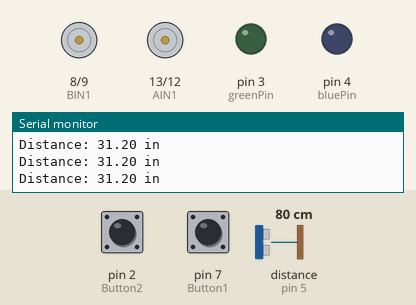
Simulated run of this sketch. Board: Arduino Uno, built with avr-gcc and run on an emulated ATmega328P. Shown: motor-driver pin pairs drawn as motors (green arrow = first pin HIGH = forward, orange = second pin HIGH = backward, longer = more drive, scaled by the enable pin), output pins drawn as LEDs (lit = HIGH), the last lines printed to the serial monitor. Wiring (inferred from the names in the program): ultrasonic range finder: trigger pin 6; echo pin 5. Inputs (shaded band) come from the test bench; at power-on: pin 7 (Button1) HIGH, distance to the obstacle (sensor on pin 5) 80 cm, pin 2 (Button2) HIGH. The echo pulse lasts 58.3 µs per cm; pins used as bus, display or sensor lines are not drawn.

Above: at 1.2 s.
1.3 s: pin 7 (Button1) pulled LOW for 0.15 s
At 1.8 s:
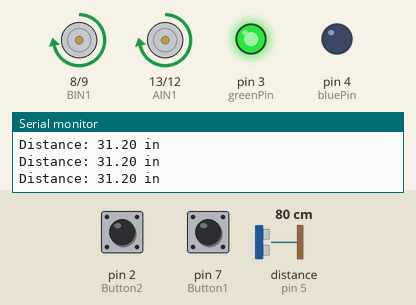
2.9 s: distance to the obstacle (sensor on pin 5) set to 15 cm
4.4 s: distance to the obstacle (sensor on pin 5) set to 11 cm
At 6.5 s:
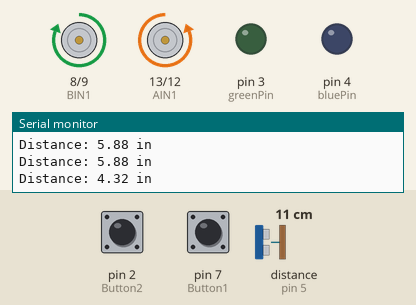
7.4 s: pin 2 (Button2) pulled LOW for 3.2 s
At 7.98 s:
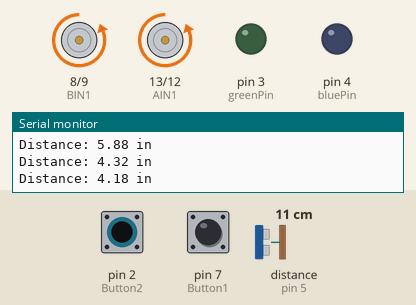
12.1 s: pin 7 (Button1) pulled LOW for 1 s
At 14.2 s:
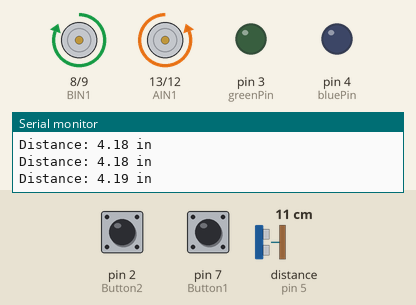
15.8 s: pin 2 (Button2) pulled LOW for 1 s
At 17.4 s:
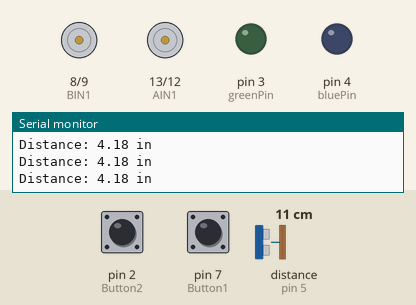
Timing chart, 0 to 18.9 s (numbered marks = the images above; inputs shaded):
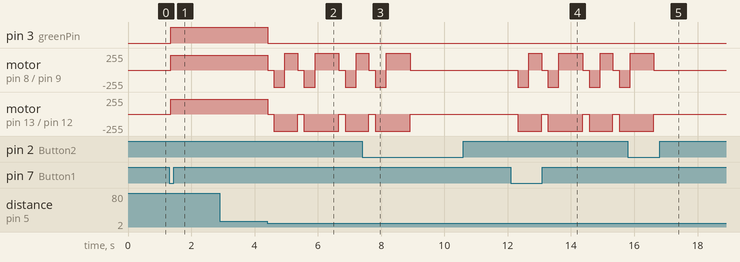

The sketch:

autonomous_car.ino
```cpp
const int AIN1 = 13;
const int AIN2 = 12;
const int PWMA = 11;
const int redPin = 0;
const int greenPin = 3;
const int bluePin = 4;
const int PWMB = 10;
const int BIN2 = 9;
const int BIN1 = 8;
const int trigPin = 6;
const int echoPin = 5;
float distance = 0;
int backupTime = 350;
int turnTime = 350;
int Button1 = 7;
int Button2 = 2;
bool IsButtonOn = false;
void setup()
{
  pinMode(trigPin, OUTPUT);
  pinMode(echoPin, INPUT);
 pinMode(Button1, INPUT_PULLUP);
  pinMode(Button2, INPUT_PULLUP);
  pinMode(AIN1, OUTPUT);
  pinMode(AIN2, OUTPUT);
  pinMode(PWMA, OUTPUT);
  pinMode(BIN1, OUTPUT);
  pinMode(BIN2, OUTPUT);
  pinMode(PWMB, OUTPUT);
 pinMode(redPin, OUTPUT);
  pinMode(greenPin, OUTPUT);
  pinMode(bluePin, OUTPUT);
  Serial.begin(9600);
  Serial.print("To infinity and beyond!");
    Serial.begin (9600);
  pinMode(trigPin, OUTPUT);
  pinMode(echoPin, INPUT);
}
void loop()
{
  if (digitalRead(Button1) == LOW)
  {
    IsButtonOn = true;
  }
  else if (digitalRead(Button2) == LOW)
  {
    IsButtonOn = false;
    analogWrite(redPin, 255);
    analogWrite(greenPin, 0);
    analogWrite(bluePin, 0);
  }

  distance = getDistance();
  Serial.print("Distance: ");
  Serial.print(distance);
  Serial.println(" in");
 if (IsButtonOn == true) {
    if (distance < 5) {
      analogWrite(redPin, 255);
      analogWrite(greenPin, 0);
      analogWrite(bluePin, 0);
      rightMotor(0);
      leftMotor(0);
      delay(200);
      rightMotor(-255);
      leftMotor(-255);
      delay(backupTime);
      rightMotor(-255);
      leftMotor(255);
      delay(turnTime);
      delay(50);
      if (distance < 5) {
      analogWrite(redPin, 255);
      analogWrite(greenPin, 0);
      analogWrite(bluePin, 0);
      rightMotor(0);
      leftMotor(0);
      delay(200);
      rightMotor(-255);
      leftMotor(-255);
      delay(backupTime);
      rightMotor(-255);
      leftMotor(255);
      delay(2 * turnTime);
      }
      else {


      }
    }
    else {
      analogWrite(redPin, 0);
      analogWrite(greenPin, 255);
      analogWrite(bluePin, 0);
      rightMotor(220);
      leftMotor(220);
    }
  } else if(IsButtonOn == false){
    rightMotor(0);
    leftMotor(0);
  }
  delay(50);
}


void rightMotor(int motorSpeed)
{
  if (motorSpeed > 0)
  {
    digitalWrite(AIN1, HIGH);
    digitalWrite(AIN2, LOW);
  }
  else if (motorSpeed < 0)
  {
    digitalWrite(AIN1, LOW);
    digitalWrite(AIN2, HIGH);
  }
  else
  {
    digitalWrite(AIN1, LOW);
    digitalWrite(AIN2, LOW);
  }
  analogWrite(PWMA, abs(motorSpeed));
}
void leftMotor(int motorSpeed)
{
  if (motorSpeed > 0)
  {
    digitalWrite(BIN1, HIGH);
    digitalWrite(BIN2, LOW);
  }
  else if (motorSpeed < 0)
  {
    digitalWrite(BIN1, LOW);
    digitalWrite(BIN2, HIGH);
  }
  else
  {
    digitalWrite(BIN1, LOW);
    digitalWrite(BIN2, LOW);
  }
  analogWrite(PWMB, abs(motorSpeed));
}
float getDistance()
{
  float echoTime;
  float calculatedDistance;
  digitalWrite(trigPin, HIGH);
  delayMicroseconds(10);
  digitalWrite(trigPin, LOW);


  echoTime = pulseIn(echoPin, HIGH);


  calculatedDistance = echoTime / 148.89;


  return calculatedDistance;
}
```

Measured:
- the behaviour switches between 14 and 13 cm on distance to the obstacle (sensor on pin 5) (found by bisection; images 1 and 2)
- after the input at 1.3 s, pin 3 (greenPin): LOW → HIGH at once; motor on pin 8 (BIN1) / pin 9 (BIN2), motor on pin 13 (AIN1) / pin 12 (AIN2): stopped → forward 220/255 at once
- after the input at 4.4 s, pin 3 (greenPin): HIGH → LOW at once; motor on pin 8 (BIN1) / pin 9 (BIN2): forward 220/255 → stopped at once, → backward 255/255 0.20 s later, → forward 255/255 0.35 s later, → stopped 0.40 s later, … (9 changes in this stretch)
- after the input at 7.4 s, motor on pin 8 (BIN1) / pin 9 (BIN2), motor on pin 13 (AIN1) / pin 12 (AIN2): goes on until 8.9 s, then stays stopped
- after the input at 15.8 s, motor on pin 8 (BIN1) / pin 9 (BIN2), motor on pin 13 (AIN1) / pin 12 (AIN2): goes on until 16.6 s, then stays stopped
